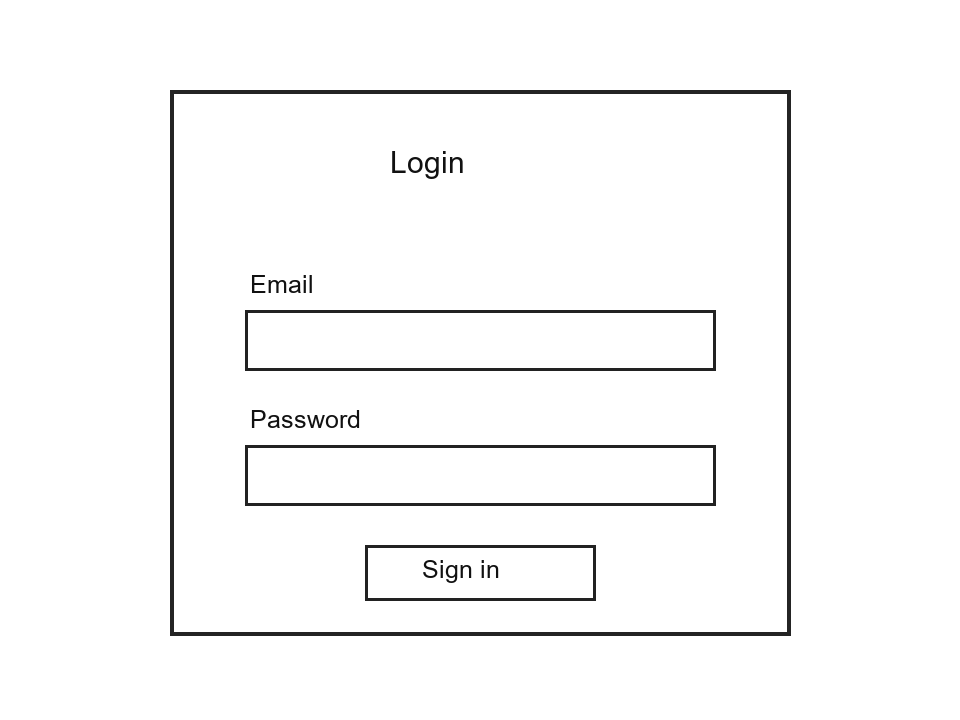
#> input picture dataset/ocr_samples/login_form.png, 960 x 720 px
$ python -i detector.py   (imports and definitions only)
#> lines starting #> are read from the running program, lines starting #| are printed output that depends on the picture; after the words box and inside, x2 and y2 are one past the last pixel; in counts of white or black regions, pixels touching at a corner belong together
#> further down, picture is the input picture: shape (720, 960, 3); min 17, max 255, mean 248.9
"""Detect rectangular regions in a sketch image with OpenCV.

This intentionally detects geometry only. It does not recognize text or infer
whether a rectangle is a button, input, or another kind of UI component.
"""

import cv2
import numpy as np


def _intersection_over_union(first, second):
    ax, ay, aw, ah = first
    bx, by, bw, bh = second
    left = max(ax, bx)
    top = max(ay, by)
    right = min(ax + aw, bx + bw)
    bottom = min(ay + ah, by + bh)
    intersection = max(0, right - left) * max(0, bottom - top)
    union = aw * ah + bw * bh - intersection
    return intersection / union if union else 0.0


def _suppress_duplicates(boxes, threshold=0.88):
    kept = []
    for box in sorted(boxes, key=lambda item: item[2] * item[3], reverse=True):
        if all(_intersection_over_union(box, existing) < threshold for existing in kept):
            kept.append(box)
    return kept


def detect_rectangles(image_rgb):
    """Return detected rectangles as ``(x, y, width, height)`` pixel boxes."""
    if not isinstance(image_rgb, np.ndarray) or image_rgb.ndim != 3 or image_rgb.shape[2] != 3:
        raise ValueError("image_rgb must be an RGB image array.")
    if image_rgb.size == 0:
        raise ValueError("image_rgb cannot be empty.")

    height, width = image_rgb.shape[:2]
#> height = 720; width = 960
    gray = cv2.cvtColor(image_rgb, cv2.COLOR_RGB2GRAY)
    blurred = cv2.GaussianBlur(gray, (5, 5), 0)
    edges = cv2.Canny(blurred, 30, 100)
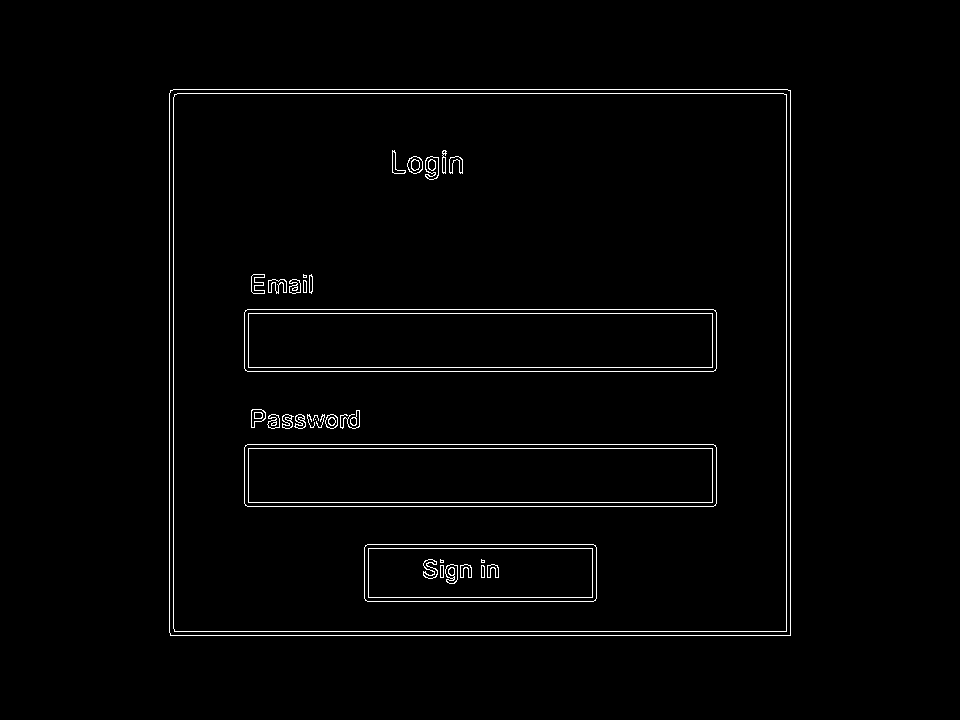
#> edges: shape (720, 960); 1.7% white in thin lines or dots, all inside (x1, y1, x2, y2) = (169, 89, 791, 636)
    threshold_value, binary = cv2.threshold(
        gray, 0, 255, cv2.THRESH_BINARY_INV | cv2.THRESH_OTSU
    )
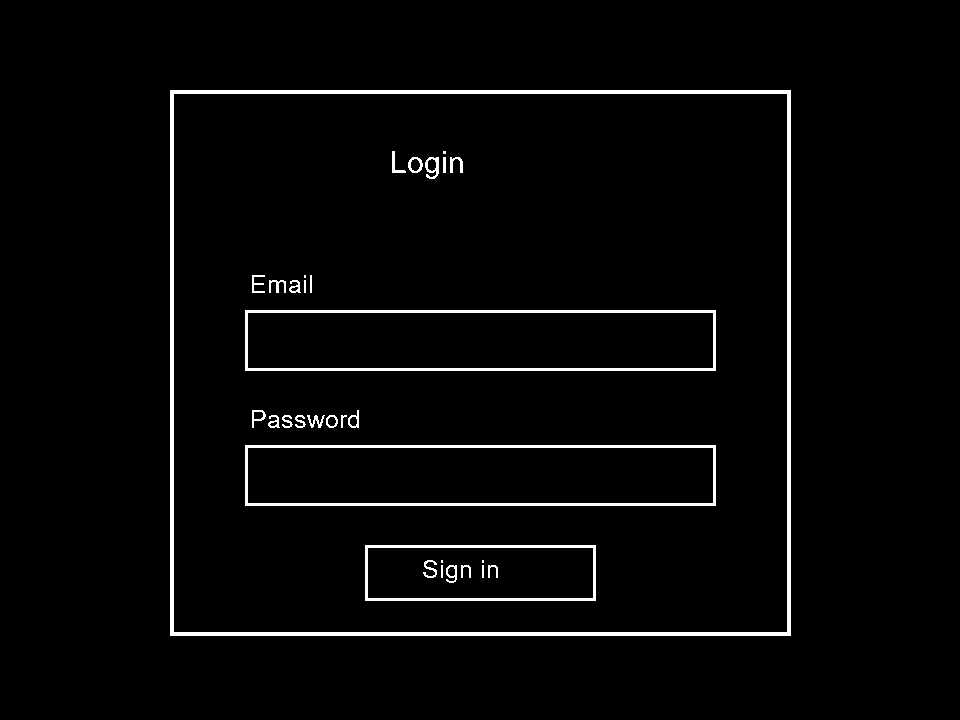
#> binary: shape (720, 960); 2.8% white; 32 white regions (4 under 20 px), largest, box (x1, y1, x2, y2) and area: (170, 90, 791, 636) 9272, (245, 310, 716, 371) 3156, (245, 445, 716, 506) 3156
#> threshold_value = 145
    del threshold_value
    combined = cv2.bitwise_or(edges, binary)
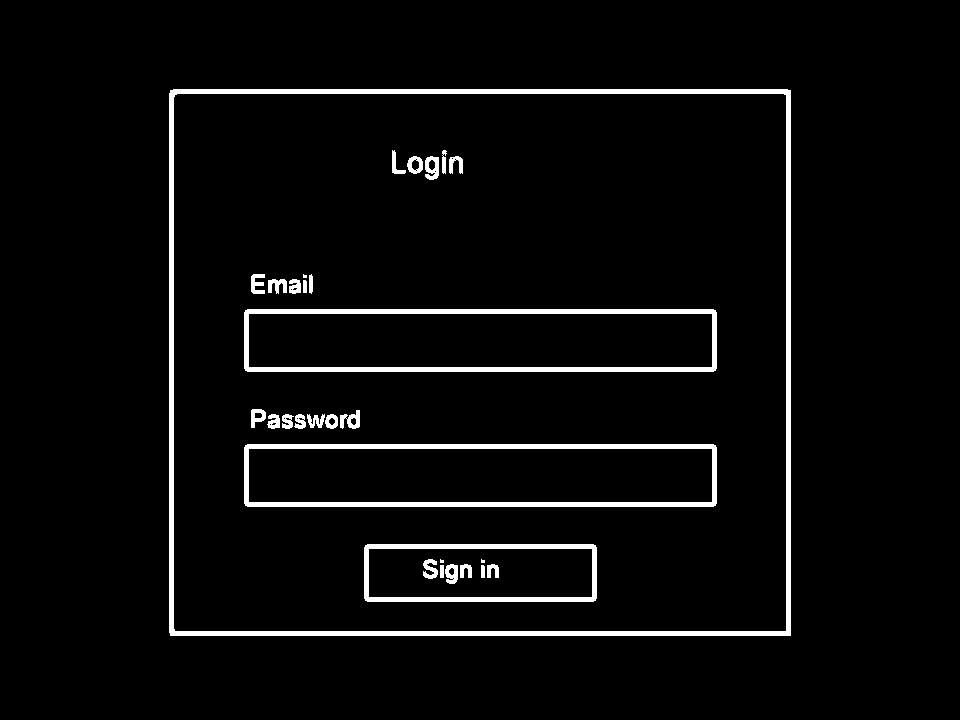
#> combined: shape (720, 960); 4.1% white; 30 white regions (3 under 20 px), largest, box (x1, y1, x2, y2) and area: (169, 89, 791, 636) 11586, (244, 309, 717, 372) 5240, (244, 444, 717, 507) 5240
    kernel = np.ones((3, 3), dtype=np.uint8)
    closed = cv2.morphologyEx(combined, cv2.MORPH_CLOSE, kernel, iterations=2)
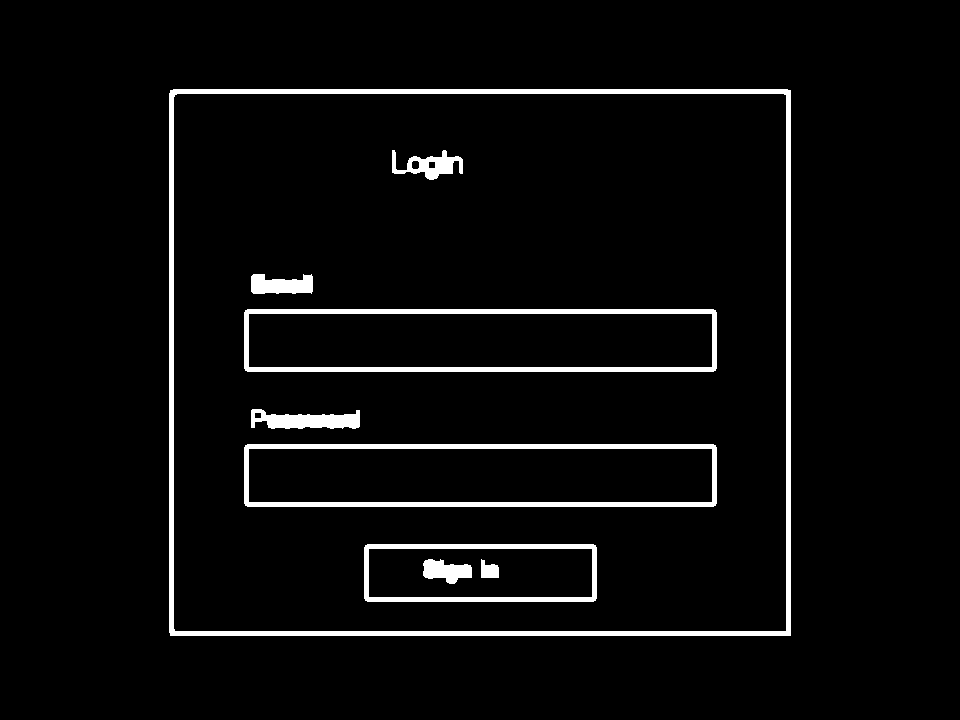
#> closed: shape (720, 960); 4.2% white; 9 white regions
    contours, _ = cv2.findContours(closed, cv2.RETR_LIST, cv2.CHAIN_APPROX_SIMPLE)
#> contours = 16 contours; largest, box (x1, y1, x2, y2) and area: (169, 89, 791, 636) 339055, (173, 93, 787, 632) 329781, (244, 444, 717, 507) 29248, (244, 309, 717, 372) 29248, (248, 448, 713, 503) 25054

    image_area = width * height
#> image_area = 691200
    minimum_area = max(64, image_area * 0.0002)
#> minimum_area = 138.2
    maximum_area = image_area * 0.96
#> maximum_area = 663552
    candidates = []
    for contour in contours:
        perimeter = cv2.arcLength(contour, True)
        if perimeter <= 0:
            continue
        polygon = cv2.approxPolyDP(contour, 0.025 * perimeter, True)
        if len(polygon) != 4 or not cv2.isContourConvex(polygon):
            continue

        x, y, box_width, box_height = cv2.boundingRect(polygon)
        area = box_width * box_height
        aspect_ratio = box_width / box_height if box_height else 0
        if area < minimum_area or area > maximum_area:
            continue
        if not 0.12 <= aspect_ratio <= 8.0:
            continue
        candidates.append((int(x), int(y), int(box_width), int(box_height)))
#> this loop made 16 passes
#> (perimeter, polygon, x, y, box_width, box_height, area, aspect_ratio) on passes 3, 4, 5, 6, 8, 9, 10: (543.7, [[368, 549], [591, 548], [592, 596], [369, 597]], 368, 548, 225, 50, 11250, 4.5), (573.3, [[364, 547], [367, 601], [596, 598], [593, 544]], 364, 544, 233, 58, 13514, 4.02), (1033.7, [[248, 449], [711, 448], [712, 501], [249, 502]], 248, 448, 465, 55, 25575, 8.45), (1063.3, [[244, 447], [247, 506], [716, 503], [713, 444]], 244, 444, 473, 63, 29799, 7.51), (281.4, [[251, 410], [251, 427], [359, 426], [359, 410]], 251, 410, 109, 18, 1962, 6.06), (1033.7, [[248, 314], [711, 313], [712, 366], [249, 367]], 248, 313, 465, 55, 25575, 8.45), (1063.3, [[244, 312], [247, 371], [716, 368], [713, 309]], 244, 309, 473, 63, 29799, 7.51)
#> perimeter on passes 1, 2, 7, 11, 12, 13: 69.07, 140.8, 23.66, 172.3, 25.66, 29.31
#> after the loop, candidates = [(368, 548, 225, 50), (364, 544, 233, 58), (244, 444, 473, 63), (251, 410, 109, 18), (244, 309, 473, 63), (174, 94, 613, 538), (170, 90, 621, 546)]

    boxes = _suppress_duplicates(candidates)
#> the loop in _suppress_duplicates, `for box in sorted(boxes, key=lambda item: item[2] * item[3], reverse=T..` made 7 passes
#> after the loop in _suppress_duplicates, `for box in sorted(boxes, key=lambda item: item[2] * item[3], reverse=T..`: kept = [(170, 90, 621, 546), (244, 444, 473, 63), (244, 309, 473, 63), (364, 544, 233, 58), (368, 548, 225, 50), (251, 410, 109, 18)]
#> boxes has the same summary as kept in _suppress_duplicates
    boxes.sort(key=lambda box: (box[1], box[0], -(box[2] * box[3])))
    return boxes

>>> import cv2
>>> picture = cv2.cvtColor(cv2.imread('../../../dataset/ocr_samples/login_form.png'), cv2.COLOR_BGR2RGB)
>>> result = detect_rectangles(picture)
#> result = [(170, 90, 621, 546), (244, 309, 473, 63), (251, 410, 109, 18), (244, 444, 473, 63), (364, 544, 233, 58), (368, 548, 225, 50)]
